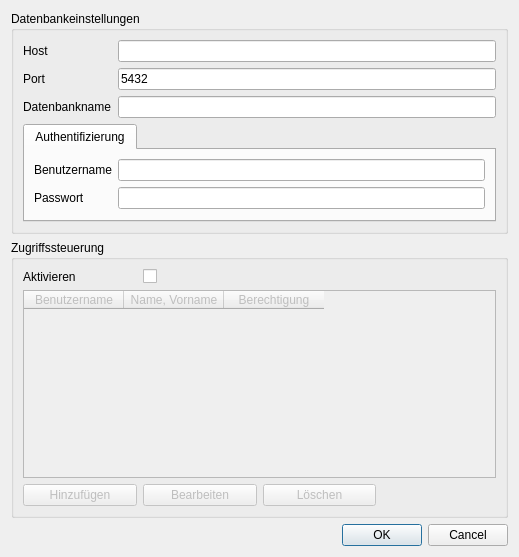
<?xml version="1.0" encoding="UTF-8"?>
<ui version="4.0">
 <class>PostNAS_ConfDialogBase</class>
 <widget class="QDialog" name="PostNAS_ConfDialogBase">
  <property name="windowModality">
   <enum>Qt::NonModal</enum>
  </property>
  <property name="geometry">
   <rect>
    <x>0</x>
    <y>0</y>
    <width>519</width>
    <height>557</height>
   </rect>
  </property>
  <property name="sizePolicy">
   <sizepolicy hsizetype="Preferred" vsizetype="Preferred">
    <horstretch>0</horstretch>
    <verstretch>0</verstretch>
   </sizepolicy>
  </property>
  <property name="minimumSize">
   <size>
    <width>330</width>
    <height>220</height>
   </size>
  </property>
  <property name="windowTitle">
   <string>PostNAS-Suche</string>
  </property>
  <layout class="QVBoxLayout" name="verticalLayout">
   <item>
    <widget class="QGroupBox" name="groupBox_2">
     <property name="title">
      <string>Datenbankeinstellungen</string>
     </property>
     <layout class="QGridLayout" name="gridLayout_2">
      <item row="3" column="0" colspan="2">
       <widget class="QTabWidget" name="tabWidget">
        <property name="currentIndex">
         <number>0</number>
        </property>
        <widget class="QWidget" name="auth_2">
         <attribute name="title">
          <string>Authentifizierung</string>
         </attribute>
         <layout class="QGridLayout" name="gridLayout_6">
          <item row="0" column="0">
           <widget class="QLabel" name="label_6">
            <property name="text">
             <string>Benutzername</string>
            </property>
           </widget>
          </item>
          <item row="0" column="1">
           <widget class="QLineEdit" name="leUID">
            <property name="text">
             <string/>
            </property>
           </widget>
          </item>
          <item row="1" column="0">
           <widget class="QLabel" name="label_9">
            <property name="text">
             <string>Passwort</string>
            </property>
           </widget>
          </item>
          <item row="1" column="1">
           <widget class="QLineEdit" name="lePWD">
            <property name="text">
             <string/>
            </property>
            <property name="echoMode">
             <enum>QLineEdit::Password</enum>
            </property>
           </widget>
          </item>
         </layout>
        </widget>
       </widget>
      </item>
      <item row="2" column="0">
       <widget class="QLabel" name="label_2">
        <property name="text">
         <string>Datenbankname</string>
        </property>
       </widget>
      </item>
      <item row="1" column="1">
       <widget class="QLineEdit" name="lePORT">
        <property name="inputMask">
         <string>99999; </string>
        </property>
        <property name="text">
         <string>5432</string>
        </property>
       </widget>
      </item>
      <item row="0" column="0">
       <widget class="QLabel" name="label_11">
        <property name="text">
         <string>Host</string>
        </property>
       </widget>
      </item>
      <item row="2" column="1">
       <widget class="QLineEdit" name="leDBNAME"/>
      </item>
      <item row="1" column="0">
       <widget class="QLabel" name="label_10">
        <property name="text">
         <string>Port</string>
        </property>
       </widget>
      </item>
      <item row="0" column="1">
       <widget class="QLineEdit" name="leHOST">
        <property name="text">
         <string/>
        </property>
       </widget>
      </item>
     </layout>
    </widget>
   </item>
   <item>
    <widget class="QGroupBox" name="groupBox">
     <property name="title">
      <string>Zugriffssteuerung</string>
     </property>
     <layout class="QGridLayout" name="gridLayout">
      <item row="3" column="0" colspan="4">
       <widget class="QTableWidget" name="userTable">
        <property name="enabled">
         <bool>false</bool>
        </property>
        <property name="editTriggers">
         <set>QAbstractItemView::NoEditTriggers</set>
        </property>
        <property name="selectionMode">
         <enum>QAbstractItemView::SingleSelection</enum>
        </property>
        <property name="selectionBehavior">
         <enum>QAbstractItemView::SelectRows</enum>
        </property>
        <property name="sortingEnabled">
         <bool>true</bool>
        </property>
        <attribute name="horizontalHeaderHighlightSections">
         <bool>false</bool>
        </attribute>
        <attribute name="verticalHeaderHighlightSections">
         <bool>false</bool>
        </attribute>
        <column>
         <property name="text">
          <string>Benutzername</string>
         </property>
        </column>
        <column>
         <property name="text">
          <string>Name, Vorname</string>
         </property>
        </column>
        <column>
         <property name="text">
          <string>Berechtigung</string>
         </property>
        </column>
       </widget>
      </item>
      <item row="4" column="0">
       <widget class="QPushButton" name="accessControlButtonAdd">
        <property name="enabled">
         <bool>false</bool>
        </property>
        <property name="text">
         <string>Hinzufügen</string>
        </property>
       </widget>
      </item>
      <item row="4" column="1">
       <widget class="QPushButton" name="accessControlButtonEdit">
        <property name="enabled">
         <bool>false</bool>
        </property>
        <property name="text">
         <string>Bearbeiten</string>
        </property>
       </widget>
      </item>
      <item row="4" column="2">
       <widget class="QPushButton" name="accessControlButtonDelete">
        <property name="enabled">
         <bool>false</bool>
        </property>
        <property name="text">
         <string>Löschen</string>
        </property>
       </widget>
      </item>
      <item row="0" column="0">
       <widget class="QLabel" name="label_7">
        <property name="sizePolicy">
         <sizepolicy hsizetype="Minimum" vsizetype="Minimum">
          <horstretch>0</horstretch>
          <verstretch>0</verstretch>
         </sizepolicy>
        </property>
        <property name="text">
         <string>Aktivieren</string>
        </property>
       </widget>
      </item>
      <item row="0" column="1" colspan="3">
       <widget class="QCheckBox" name="checkBox">
        <property name="text">
         <string/>
        </property>
       </widget>
      </item>
     </layout>
    </widget>
   </item>
   <item>
    <widget class="QDialogButtonBox" name="buttonBox">
     <property name="sizePolicy">
      <sizepolicy hsizetype="Expanding" vsizetype="Preferred">
       <horstretch>0</horstretch>
       <verstretch>0</verstretch>
      </sizepolicy>
     </property>
     <property name="standardButtons">
      <set>QDialogButtonBox::Cancel|QDialogButtonBox::Ok</set>
     </property>
    </widget>
   </item>
  </layout>
 </widget>
 <tabstops>
  <tabstop>buttonBox</tabstop>
 </tabstops>
 <resources/>
 <connections/>
</ui>
